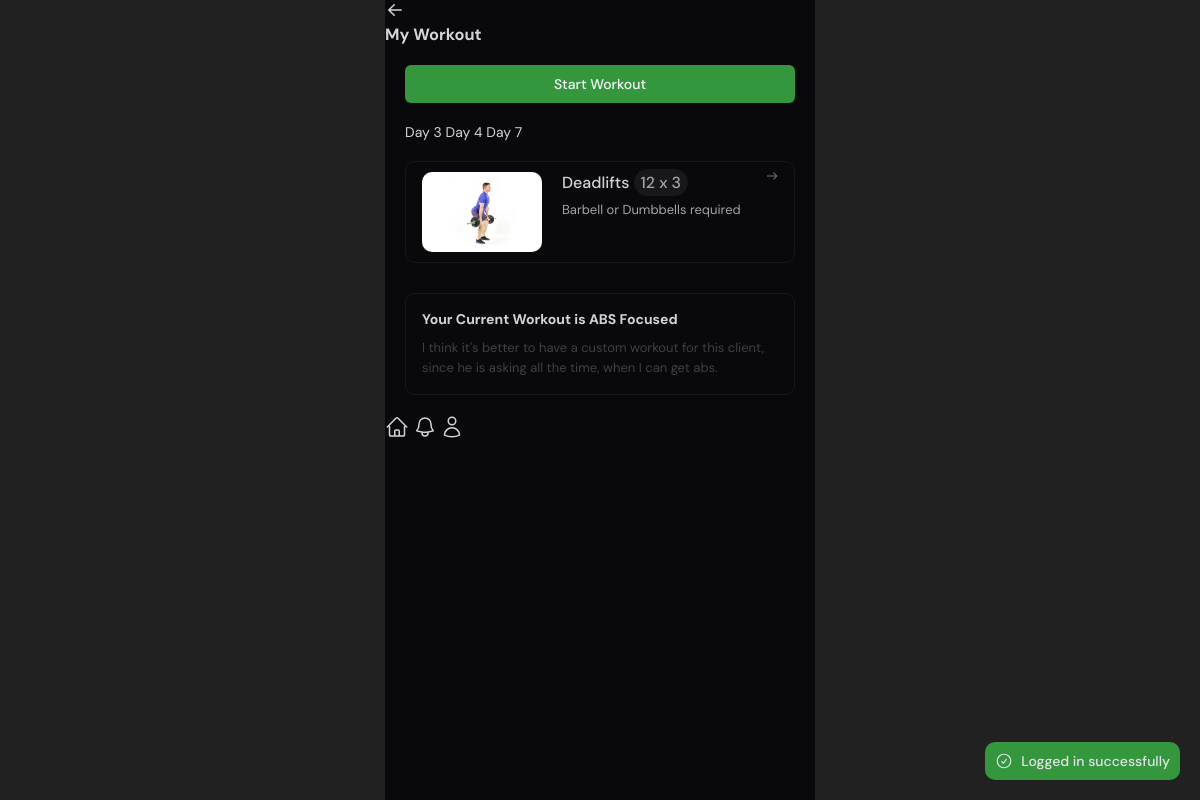
Page /rat/workout/index.php (signed in) on the committed database.
### tables this page shows
CREATE TABLE `exercises` (
  `id` int NOT NULL,
  `name` varchar(100) NOT NULL,
  `description` varchar(500) NOT NULL,
  `video_link` varchar(255) DEFAULT 'https://www.youtube.com/watch?v=a3ICNMQW7Ok',
  `created_at` timestamp NOT NULL DEFAULT CURRENT_TIMESTAMP,
  `updated_at` timestamp NOT NULL DEFAULT CURRENT_TIMESTAMP,
  `image` varchar(255) NOT NULL DEFAULT '',
  `muscle_group` varchar(255) NOT NULL,
  `difficulty_level` varchar(100) NOT NULL,
  `type` varchar(100) NOT NULL,
  `equipment_needed` varchar(255) NOT NULL
);

CREATE TABLE `workouts` (
  `id` int NOT NULL,
  `name` varchar(100) NOT NULL,
  `description` varchar(500) NOT NULL,
  `duration` int NOT NULL COMMENT 'In Days',
  `created_at` timestamp NOT NULL DEFAULT CURRENT_TIMESTAMP,
  `updated_at` timestamp NOT NULL DEFAULT CURRENT_TIMESTAMP
);

### src/db/Database.php (called while the page is built, shortened)
<?php
class Database
{
    private static null|Database $instance = null;
    private $CONFIG = [
        "host" => "mysql_db",
        "username" => "root",
        "password" => "123456",
        "dbname" => "gymrat",
    ];
    private function __construct()
    {
        try {
            $tz = (new DateTime('now', new DateTimeZone('Asia/Colombo')))->format('P');
            $this->conn = new PDO(
                "mysql:host=" . $this->CONFIG['host'] . ";dbname=" . $this->CONFIG['dbname'],
                $this->CONFIG['username'],
                $this->CONFIG['password'],
                [
                    \PDO::ATTR_ERRMODE => \PDO::ERRMODE_EXCEPTION,
                    \PDO::MYSQL_ATTR_INIT_COMMAND => "SET time_zone='$tz'"
                ]
            );
        } catch (PDOException  $e) {
            die("database connection failed: " . $e->getMessage());
        }
    }
    public static function get_conn()
    {
        if (!self::$instance) {
            self::$instance = new Database();
        }
        return self::$instance->conn;
    }
}

### src/db/models/Workout.php (called while the page is built, shortened)
<?php
require_once __DIR__ . "/../Model.php";
require_once __DIR__ . "/WorkoutExercise.php";
class Workout extends Model
{
    protected $table = "workouts";
    public int $id = 0;
    public function fill(array $data)
    {
        $this->id = $data['id'] ?? 0;
        $this->name = $data['name'] ?? "";
        $this->description = $data['description'] ?? "";
        $this->exercises = $data['exercises'] ?? [];
    }
    public function get_by_id(int $id = 0)
    {
        $id = $id > 0 ? $id : $this->id;
        $sql = "SELECT * FROM $this->table WHERE id = :id LIMIT 1";
        $stmt = $this->conn->prepare($sql);
        $stmt->execute(['id' => $id]);
        $data = $stmt->fetch();
        if ($data) {
            $data['exercises'] = $this->get_exercises($id);
        }
    }
    private function get_exercises(int $workout_id): array
    {
        $workoutExercise = new WorkoutExercise();
        $exercises = $workoutExercise->get_by_workout_id($workout_id);
        return array_map(function ($exercise) {
            return [
                'id' => $exercise->id,
                'edit_id' => $exercise->id,
                'workout_id' => $exercise->workout_id,
                'exercise_id' => $exercise->exercise_id,
                'sets' => $exercise->sets,
                'day' => $exercise->day,
                'reps' => $exercise->reps,
                'isUpdated' => $exercise->isUpdated,
                'isDeleted' => $exercise->isDeleted,
            ];
        }, $exercises);
    }
}

### src/db/Model.php (called while the page is built, shortened)
<?php
require_once __DIR__ . "/Database.php";
abstract class Model
{
    public function __construct()
    {
        $this->conn = Database::get_conn();
    }
}

### src/db/models/WorkoutExercise.php (called while the page is built, shortened)
<?php
require_once __DIR__ . "/../Model.php";
class WorkoutExercise extends Model
{
    protected $table = "workout_exercises";
    public function get_by_workout_id(int $workout_id): array
    {
        $sql = "SELECT * FROM $this->table WHERE workout_id = :workout_id";
        $stmt = $this->conn->prepare($sql);
        $stmt->execute(['workout_id' => $workout_id]);
        $exercises = $stmt->fetchAll();
        return array_map(function($exercise) {
            return new WorkoutExercise($exercise);
        }, $exercises);
    }
}

### src/db/models/Customer.php (called while the page is built, shortened)
<?php
require_once __DIR__ . "/../Model.php";
class Customer extends Model
{
    protected $table = "customers";
    public int $id;
    public function fill(array $data)
    {
        $this->id = $data['id'] ?? 0;
    }
    public function get_by_id()
    {
        $sql = "SELECT * FROM $this->table WHERE id=:id";
        $stmt = $this->conn->prepare($sql);
        $stmt->execute(['id' => $this->id]);
    }
}

### src/db/models/Exercise.php (called while the page is built, shortened)
<?php
require_once __DIR__ . "/../Model.php";
class Exercise extends Model
{
    protected $table = "exercises";
    public function get_by_id(int $id)
    {
        $sql = "SELECT * FROM $this->table WHERE id = :id LIMIT 1";
        $stmt = $this->conn->prepare($sql);
        $stmt->execute(['id' => $id]);
    }
}

### src/uploads.php (called while the page is built, shortened)
<?php
function get_file_url(string $file): string
{
    return "/uploads/" . $file;
}

### src/rat/workout/index.php (the view, shortened to what this page needs)
<?php
require_once "../../db/models/Customer.php";
$user = new Customer();
$user->fill([
    'id' => $_SESSION['auth']['id']
]);
try {
    $user->get_by_id();
} catch (\Throwable $th) {
    die("Failed to get customer: " . $th->getMessage());
}
$workoutSession = null;
require_once "../../db/models/Workout.php";
$workout = new Workout();
try {
    $workout->get_by_id($user->workout);
} catch (\Throwable $th) {
    die("Failed to get workout: " . $th->getMessage());
}
$days = [];
foreach ($workout->exercises as $exercise) {
    $d = $exercise['day'];
    $days[] = $d;
}
sort($days);
$day = $_GET['day'] ?? null;
if ($day == null) {
    $workout_session = new WorkoutSession();
    $workout_session->fill([
        'user' => $user->id,
        'workout' => $workout->id,
    ]);
    try {
        $workout_session->get_last_session();
    } catch (\Throwable $th) {
        die("Failed to get workout session: " . $th->getMessage());
    }
    if ($workout_session->session_key) {
        if ($workout_session->ended_at) {
            $day = $workout_session->day + 1;
            if (!array_search($day, $days)) {
                $day = $days[0];
            }
        } else {
            $day = $workout_session->day;
        }
    } else {
        $day = $days[0];
    }
}
$exercises = [];
require_once "../../db/models/Exercise.php";
$exercise_model = new Exercise();
foreach ($workout->exercises as $exercise_ref) {
    if ($exercise_ref['day'] == $day) {
        try {
            $exercise_model->get_by_id($exercise_ref["exercise_id"]);
            $exercises[] = (object) [
                ...((array) $exercise_model),
                'day' => $exercise_ref['day'],
                'reps' => $exercise_ref['reps'] ?? null,
                'sets' => $exercise_ref['sets'] ?? null,
            ];
        } catch (\Throwable $th) {
            die("Failed to get exercise: " . $th->getMessage());
        }
    }
}
usort($exercises, function ($a, $b) {
    return $a->id - $b->id;
});
require_once "../includes/header.php";
require_once "../includes/titlebar.php";
?>
<main>
    <?php if ($workoutSession): ?>
        <button class="btn danger" onclick="endWorkout()">
            <span>End Workout</span>
            <span class="sub-text workout-timer"></span>
        </button>
        <script>
            const endWorkout = () => {
                const startedAt = new Date($WORKOUT_STARTED_AT)
                const now = Date.now();
                const diffInSeconds = Math.floor((now - startedAt) / 1000);
                const seconds = diffInSeconds % 60;
                const minutes = Math.floor(diffInSeconds / 60) % 60;
                const hours = Math.floor(diffInSeconds / 3600) % 24;
                if (hours >= 1 || confirm("Are you sure you want to end the workout? You have been working out for " +
                        (minutes > 0 ? minutes + " minutes" : seconds + " seconds") +
                        ". It's recommended to workout for at least one hour for best results.")) {
                    window.location.href = "./end_workout_process.php";
                }
            }
        </script>
    <?php else: ?>
        <a href="./start_workout" class="btn success">
            <span>Start Workout</span>
        </a>
    <?php endif; ?>
    <?php
    require_once "../includes/subnavbar.php";
    ?>
    <div class="exercises">
        <?php require_once "../../uploads.php";  ?>
        <?php foreach ($exercises as $exercise): ?>
            <a href="./exercise?id=<?= $exercise->id ?>" class="exercise">
                <img src="<?= $exercise->image ? get_file_url($exercise->image) : get_file_url("default-images/default_exercise.jpg") ?>" alt="Workout image" class="featured-image">
                <div class="right">
                    <h4><?= $exercise->name ?> <span class="count"><?= $exercise->reps ?> x <?= $exercise->sets ?></span></h4>
                    <p class="equipment"><?= $exercise->equipment_needed ?> required</p>
                </div>
            </a>
        <?php endforeach; ?>
    </div>
    <div class="info">
        <h4>Your Current Workout is <?= $workout->name ?></h4>
        <p class="paragraph"><?= $workout->description ?></p>
    </div>
</main>
<?php require_once "../includes/navbar.php" ?>
<?php require_once "../includes/footer.php" ?>

### src/rat/styles/globals.css (style rules this page uses)
* { margin: 0; padding: 0; box-sizing: border-box; font-family: "DM Sans", sans-serif; font-optical-sizing: auto; }
:root { --color-violet-50: #f1e6ff; --color-violet-100: #e3ccff; --color-violet-200: #c799ff; --color-violet-300: #aa66ff; --color-violet-400: #8e33ff; --color-violet-500: #7200ff; --color-violet-600: #6700e6; --color-violet-700: #5b00cc; --color-violet-800: #5000b3; --color-violet-900: #440099; --color-violet-950: #2e0066; --color-zinc-50: #fafafa; --color-zinc-100: #f4f4f5; --color-zinc-200: #e4e4e7; --color-zinc-300: #d4d4d8; --color-zinc-400: #a1a1aa; --color-zinc-500: #71717a; --color-zinc-600: #52525b; --color-zinc-700: #3f3f46; --color-zinc-800: #27272a; --color-zinc-900: #18181b; --color-zinc-950: #09090b; --color-red: #d53a3a; --color-red-light: #f05050; --color-green: #34973e; --color-green-light: #42b34d; font-size: 14px; background-color: #212121; --body-width: 430px; }
body { max-width: var(--body-width); margin: 0 auto; min-height: 100vh; background-color: var(--color-zinc-950); color: var(--color-zinc-300); }
main { display: flex; flex-direction: column; }
main:not(.no-padding) { padding: 20px; }
a { color: inherit; text-decoration: none; }

### src/staff/styles/components.css (style rules this page uses)
.btn { background-color: var(--color-zinc-800); border: 1px solid var(--color-zinc-950); color: var(--color-zinc-50); border: none; border-radius: 6px; padding: 0 12px; height: 30px; cursor: pointer; transition: background-color 0.6s; font-weight: 500; user-select: none; display: flex; align-items: center; justify-content: center; }
.paragraph { font-size: 13px; color: var(--color-zinc-700); line-height: 20px; }

### src/rat/workout/workout.css (style rules this page uses)
.exercises { display: flex; flex-direction: column; gap: 10px; margin-top: 20px; }
.exercise { display: flex; align-items: start; gap: 20px; border: 1px solid var(--color-zinc-900); border-radius: 10px; padding: 10px 16px; }
.exercise .featured-image { width: 120px; height: 80px; background-color: var(--color-zinc-900); border-radius: 10px; object-fit: cover; }
.exercise .right { flex: 1; display: flex; flex-direction: column; gap: 8px; }
.exercise h4 { font-size: 16px; font-weight: 500; }
.exercise .right .count { font-size: 16px; color: var(--color-zinc-400); padding: 3px 7px; background-color: var(--color-zinc-900); border-radius: 20px; }
.exercise .right .equipment { font-size: 13px; color: var(--color-zinc-400); }
.btn { margin-bottom: 20px; display: flex; flex-direction: column; height: max-content; padding: 10px 0; }
.btn.success { background-color: var(--color-green); }
.info { display: flex; flex-direction: column; gap: 10px; margin-top: 30px; padding: 16px; border: 1px solid var(--color-zinc-900); border-radius: 10px; }

### rows in the picture
exercises: image (picture), name "Deadlifts", reps "12", sets "3", equipment_needed "Barbell or Dumbbells"
workouts: name "ABS Focused", description "I think it's better to have a custom workout for this client, since he is asking all the time, when I can get abs."

### other values in the picture
$success_alert "Logged in successfully"
$title "My Workout"
$link['title'] "Day 3"
$link['title'] "Day 4"
$link['title'] "Day 7"
